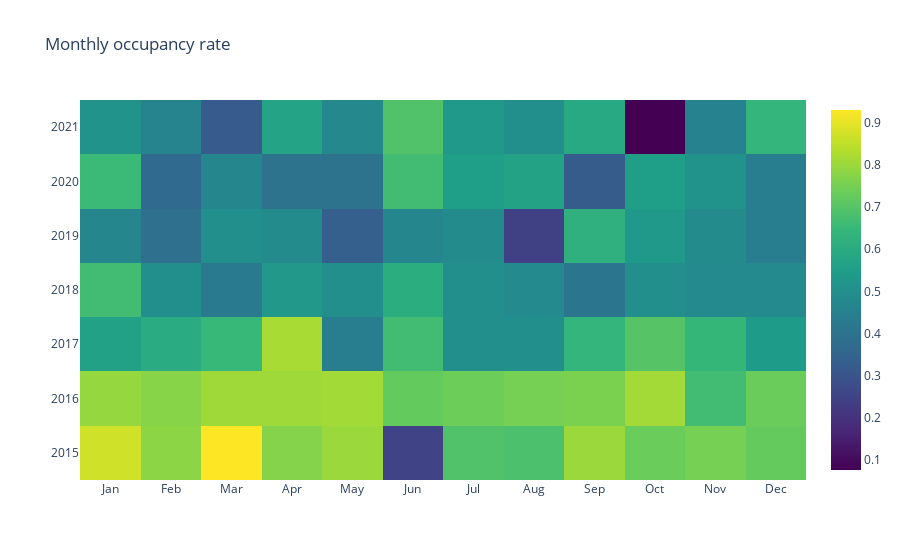

Notebook source saved alongside this figure:
### Code cell
years = [2015, 2016, 2017, 2018, 2019, 2020, 2021]

fig = go.Figure(data=go.Heatmap(
        z=count[0],
        x=count["month_str"],
        y=count["year"],
        colorscale='Viridis'))

fig.update_layout(
    title='Monthly occupancy rate',
    xaxis_nticks=36)

fig.show()

### Figure 1 — Plotly figure (JSON) as saved in the notebook; plotly's stock layout.template omitted (floating-point values rounded to 4 significant figures)
{"data": [{"colorscale": [[0, "#440154"], [0.1111, "#482878"], [0.2222, "#3e4989"], [0.3333, "#31688e"], [0.4444, "#26828e"], [0.5556, "#1f9e89"], [0.6667, "#35b779"], [0.7778, "#6ece58"], [0.8889, "#b5de2b"], [1, "#fde725"]], "type": "heatmap", "x": ["Jan", "Jan", "Jan", "Jan", "Jan", "Jan", "Jan", "Feb", "Feb", "Feb", "Feb", "Feb", "Feb", "Feb", "Mar", "Mar", "Mar", "Mar", "Mar", "Mar", "Mar", "Apr", "Apr", "Apr", "Apr", "Apr", "Apr", "Apr", "May", "May", "May", "May", "May", "May", "May", "Jun", "Jun", "Jun", "Jun", "Jun", "Jun", "Jun", "Jul", "Jul", "Jul", "Jul", "Jul", "Jul", "Jul", "Aug", "Aug", "Aug", "Aug", "Aug", "Aug", "Aug", "Sep", "Sep", "Sep", "Sep", "Sep", "Sep", "Sep", "Oct", "Oct", "Oct", "Oct", "Oct", "Oct", "Oct", "Nov", "Nov", "Nov", "Nov", "Nov", "Nov", "Nov", "Dec", "Dec", "Dec", "Dec", "Dec", "Dec", "Dec"], "y": [2015, 2016, 2017, 2018, 2019, 2020, 2021, 2015, 2016, 2017, 2018, 2019, 2020, 2021, 2015, 2016, 2017, 2018, 2019, 2020, 2021, 2015, 2016, 2017, 2018, 2019, 2020, 2021, 2015, 2016, 2017, 2018, 2019, 2020, 2021, 2015, 2016, 2017, 2018, 2019, 2020, 2021, 2015, 2016, 2017, 2018, 2019, 2020, 2021, 2015, 2016, 2017, 2018, 2019, 2020, 2021, 2015, 2016, 2017, 2018, 2019, 2020, 2021, 2015, 2016, 2017, 2018, 2019, 2020, 2021, 2015, 2016, 2017, 2018, 2019, 2020, 2021, 2015, 2016, 2017, 2018, 2019, 2020, 2021], "z": [0.87, 0.7931, 0.5625, 0.6667, 0.4688, 0.6552, 0.5152, 0.78, 0.7742, 0.6, 0.5, 0.3889, 0.3704, 0.4615, 0.93, 0.8065, 0.6486, 0.4286, 0.5, 0.4706, 0.3214, 0.77, 0.8065, 0.8182, 0.5294, 0.4865, 0.4, 0.5714, 0.8, 0.8095, 0.439, 0.5, 0.3333, 0.4, 0.4762, 0.25, 0.7222, 0.6667, 0.6087, 0.4722, 0.6667, 0.6923, 0.6923, 0.7368, 0.5, 0.5, 0.4857, 0.5556, 0.5333, 0.6842, 0.75, 0.5, 0.4815, 0.2439, 0.5667, 0.5, 0.8, 0.7568, 0.6364, 0.4074, 0.6176, 0.3243, 0.5882, 0.7333, 0.8108, 0.7, 0.5, 0.5333, 0.5556, 0.07692, 0.75, 0.6667, 0.6429, 0.4839, 0.4872, 0.5122, 0.4545, 0.7241, 0.7333, 0.5455, 0.4828, 0.439, 0.44, 0.6364]}], "layout": {"title": {"text": "Monthly occupancy rate"}, "xaxis": {"nticks": 36}}}
